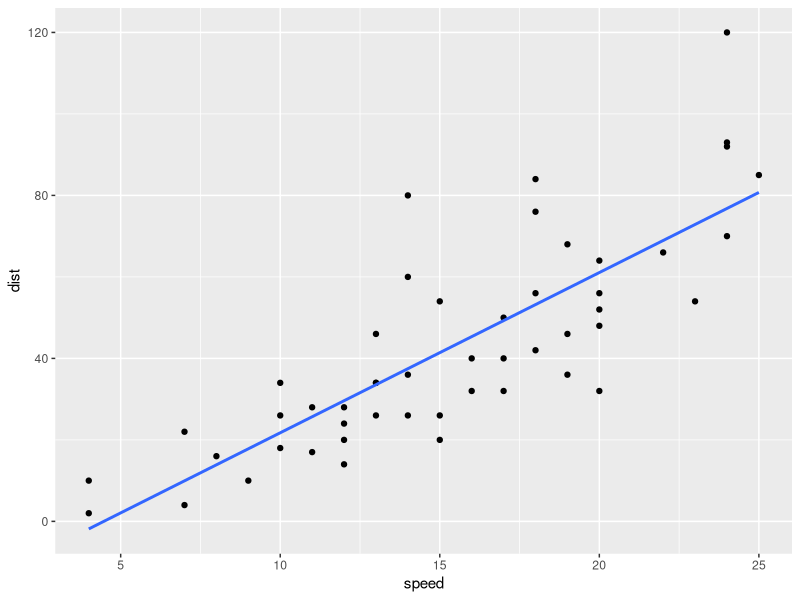
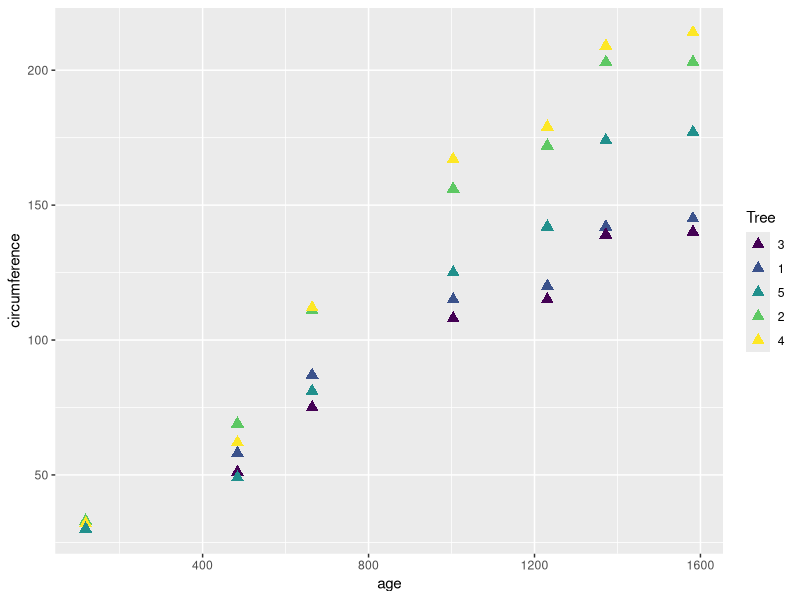
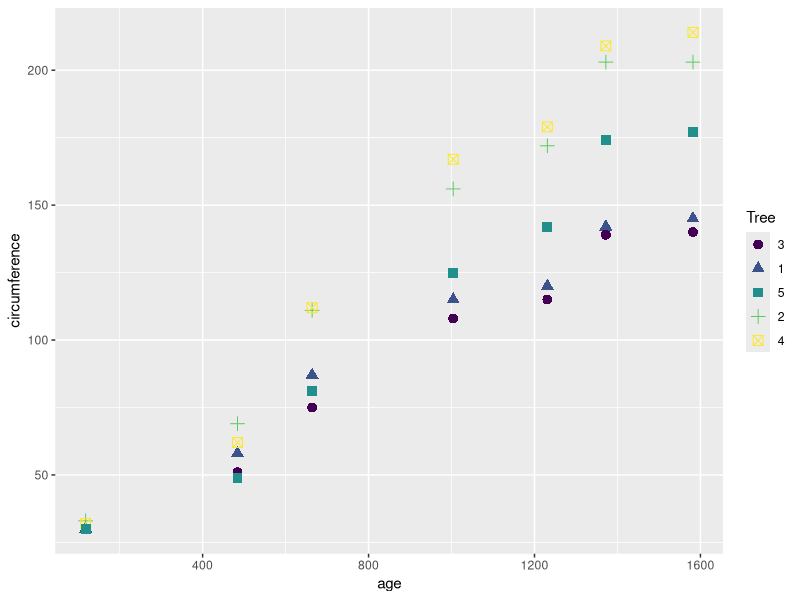
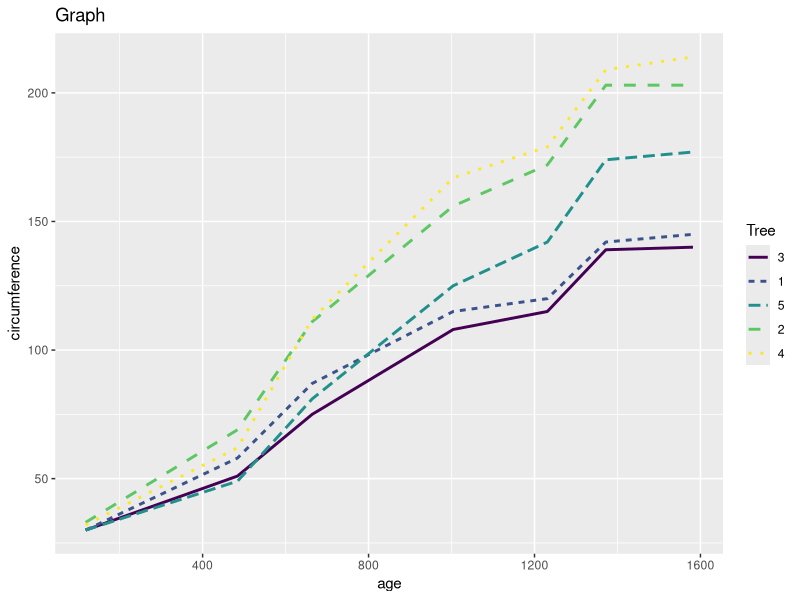
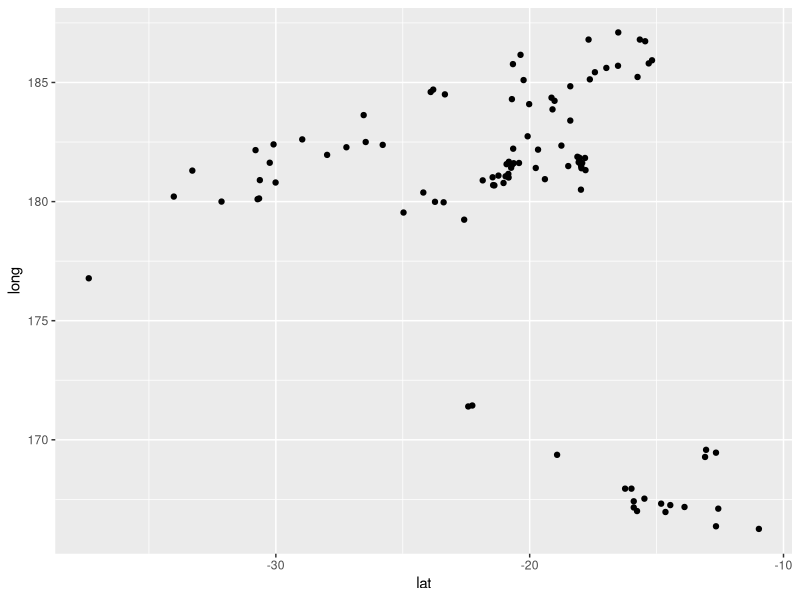
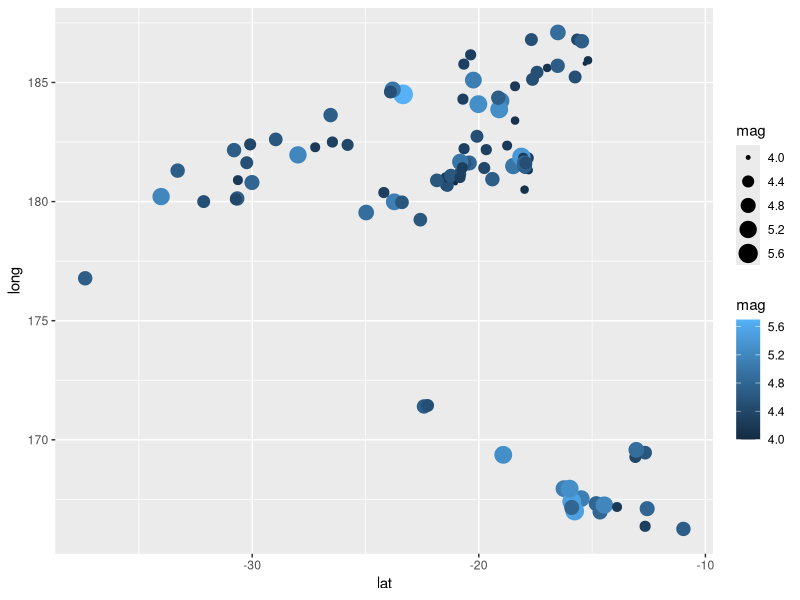
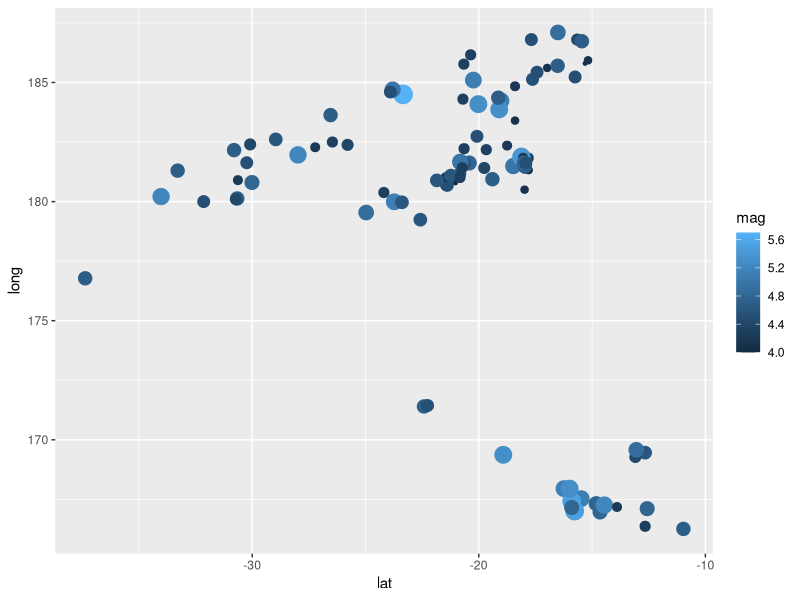
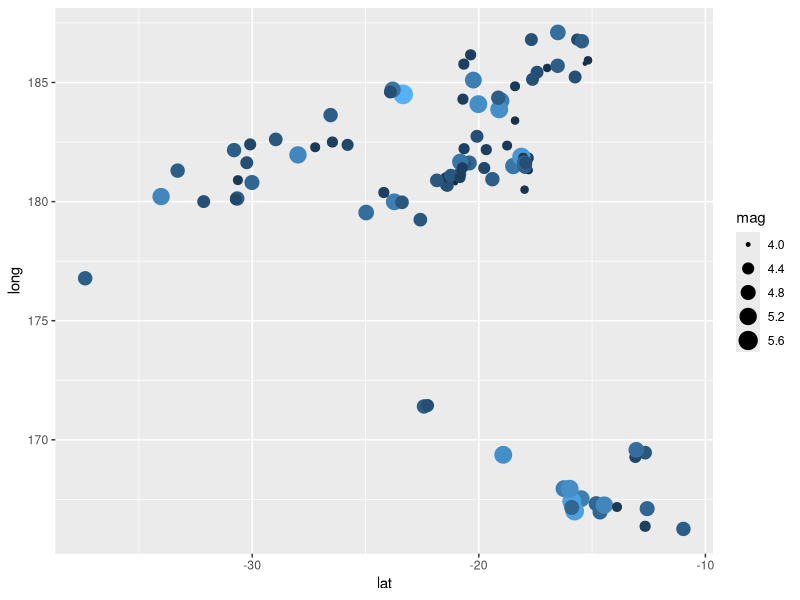

Here is the R script that generated these plots, in order:
# Sccater plots in R

library(ggplot2)
data("cars")
View(cars)

ggplot(data=cars,aes(x=speed,y=dist))+geom_point()+
  geom_smooth(method = "lm",se=F,level=.70)


# Sccater Plot with muti lines 

data("Orange")
View(Orange)

ggplot(data=Orange,aes(age,circumference,color=Tree))+geom_point(size=3,shape=17)

 
# seperate by shape 
ggplot(data=Orange,aes(age,circumference,color=Tree))+geom_point(size=3,aes(shape=Tree))


# Showing lInes 
#+geom_point(size=3,aes(shape=5))

ggplot(data=Orange,aes(age,circumference,color=Tree))+geom_line(aes(linetype=Tree),size=1)+labs(x="age",y="circumference",title="Graph")

ggsave("sccaterPlot.pdf")


# Bubble Plot

install.packages("viridis")

library(viridis)

data("quakes")

View(quakes)
head(quakes)
nrow(quakes)
q_sample <- quakes[seq( from=1, to =1000, by=10),]
nrow(q_sample)

ggplot(data=q_sample,aes(x=lat,y=long))+geom_point()

ggplot(data=q_sample,aes(x=lat,y=long))+geom_point(aes(size=mag,color=mag))


ggplot(data=q_sample,aes(x=lat,y=long))+geom_point(aes(size=mag,color=mag))+
  guides(size=F)


ggplot(data=q_sample,aes(x=lat,y=long))+geom_point(aes(size=mag,color=mag))+
  guides(color=F)


# using color palets 

ggplot(data=q_sample,aes(x=lat,y=long))+geom_point(aes(size=mag,color=mag))+
  guides(size=F)+
  scale_color_viridis_b(option="B")

# Bubble size

ggplot(data=q_sample,aes(x=lat,y=long))+geom_point(aes(size=mag,color=mag))+
  guides(size=F)+
  scale_color_viridis_b(option="B")+
  scale_size_continuous(range=c(1,9))

# changing labs

ggplot(data=q_sample,aes(x=lat,y=long))+geom_point(aes(size=mag,color=mag))+
  guides(size=F)+
  scale_color_viridis_b(option="B")+
  scale_size_continuous(range=c(1,9))+
  labs(x="Latitude",y="Longitude",title="Graph")

  ggsave("BubblePlot.pdf")
  
  # Jitter Plot
  
data("diamonds")
View(diamonds)  
d_sample <- diamonds[seq(from=0,to=50000,by=100),]
nrow(d_sample)

ggplot(d_sample,aes(cut,price))+geom_point()


ggplot(d_sample,aes(cut,price))+geom_jitter()

ggplot(d_sample,aes(cut,price,color=cut))+geom_jitter()


